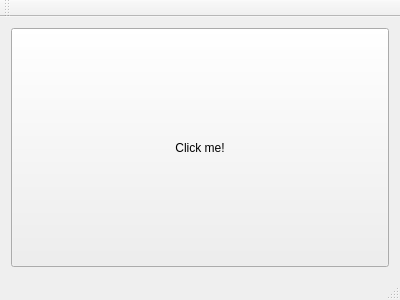
<?xml version="1.0" encoding="UTF-8"?>
<ui version="4.0">
 <class>MainWindow</class>
 <widget class="QMainWindow" name="MainWindow">
  <property name="geometry">
   <rect>
    <x>0</x>
    <y>0</y>
    <width>400</width>
    <height>300</height>
   </rect>
  </property>
  <property name="windowTitle">
   <string>MainWindow</string>
  </property>
  <widget class="QWidget" name="centralWidget">
   <layout class="QVBoxLayout" name="verticalLayout">
    <item>
     <widget class="QPushButton" name="pushButton">
      <property name="sizePolicy">
       <sizepolicy hsizetype="Expanding" vsizetype="Expanding">
        <horstretch>0</horstretch>
        <verstretch>0</verstretch>
       </sizepolicy>
      </property>
      <property name="text">
       <string>Click me!</string>
      </property>
     </widget>
    </item>
   </layout>
  </widget>
  <widget class="QMenuBar" name="menuBar">
   <property name="geometry">
    <rect>
     <x>0</x>
     <y>0</y>
     <width>400</width>
     <height>21</height>
    </rect>
   </property>
  </widget>
  <widget class="QToolBar" name="mainToolBar">
   <attribute name="toolBarArea">
    <enum>TopToolBarArea</enum>
   </attribute>
   <attribute name="toolBarBreak">
    <bool>false</bool>
   </attribute>
  </widget>
  <widget class="QStatusBar" name="statusBar"/>
 </widget>
 <layoutdefault spacing="6" margin="11"/>
 <resources/>
 <connections/>
</ui>
